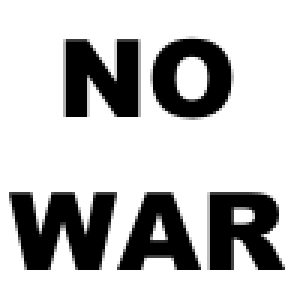
#> input picture esmpy/datasets/toy-problem/phase1.png, 100 x 100 px (shown 3 times larger)
$ python server.py
#> lines starting #> are read from the running program, lines starting #| are printed output that depends on the picture
### esmpy/utils.py
""""""

import numpy as np
from scipy.sparse import lil_matrix, block_diag
from scipy.optimize import nnls
from esmpy.conf import SYMBOLS_PERIODIC_TABLE, NUMBER_PERIODIC_TABLE
import json
from hyperspy.misc.material import atomic_to_weight, density_of_mixture
from functools import wraps

_qtg_widgets = []
_plt_figures = []


# [69 lines left out: functions create_laplacian_matrix, rescaled_DH, bin_spim, not called in this run]


def number_to_symbol_dict (func) :
    """
    Decorator
    Takes a dict of elements (a.k.a chemical composition) with atomic numbers as keys (e.g. 26 for Fe)
    returns a dict of elements with symbols as keys (e.g. Fe for iron)
    """
    # [20 lines left out: function inner, not called in this run]

    return inner

# [249 lines left out: functions symbol_to_number_dict, symbol_to_number_list, number_to_symbol_list, atomic_to_weight_dict, approx_density, arg_helper and 6 more, not called in this run]

### experiments/server.py
import time
import csv
import os
import os.path
from tracemalloc import start

from sympy import true
start_time = time.time()
from scipy import ndimage
import numpy as np
import matplotlib.pyplot as plt
from esmpy.datasets.base import generate_spim
from esmpy.estimators import SmoothNMF
from esmpy.measures import find_min_angle, find_min_MSE, ordered_mse, ordered_mae, ordered_r2


C = 15
L = 200
P = 100**2
seed = 0

n_poisson = 300 # Average poisson number per pixel (this number will be splitted on the L dimension)

def syntheticG(L=200, C=15, seed=None):

#> called with L = 200, C = 15, seed = 1
    np.random.seed(seed=seed)
    n_el = 45
    n_gauss = np.random.randint(2, 5,[C])
    l = np.arange(0, 1, 1/L)
    mu_gauss = np.random.rand(n_el)
    sigma_gauss = 1/n_el + np.abs(np.random.randn(n_el))/n_el/5

    G = np.zeros([L,C])

    def gauss(x, mu, sigma):
        # return np.exp(-(x-mu)**2/(2*sigma**2)) / (sigma * np.sqrt(2*np.pi))
        return np.exp(-(x-mu)**2/(2*sigma**2))

    for i, c in enumerate(n_gauss):
        inds = np.random.choice(n_el, size=[c] , replace=False)
        for ind in inds:
            w = 0.1+0.9*np.random.rand()
            G[:,i] += w * gauss(l, mu_gauss[ind], sigma_gauss[ind])
    return G

def load_toy_images():
    im1 = plt.imread("../esmpy/datasets/toy-problem/phase1.png")
#> im1 is the input picture: shape (100, 100, 3) float32; min 0, max 1, mean 0.756
    im1 = (1-np.mean(im1, axis=2)) *0.5
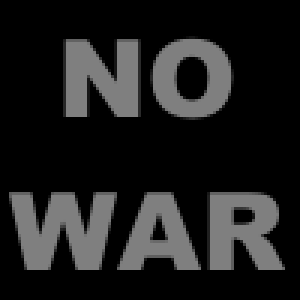
#> im1: shape (100, 100) float32 (shown 3 times larger); min 0, max 0.5, mean 0.122

    im2 = plt.imread("../esmpy/datasets/toy-problem/phase2.png")
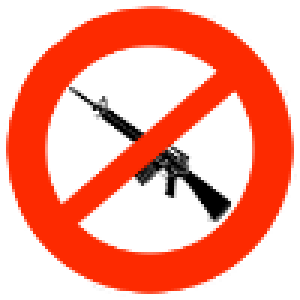
#> input picture esmpy/datasets/toy-problem/phase2.png, 100 x 100 px (shown 3 times larger)
#> im2 is the input picture: shape (100, 100, 3) float32; mean R, G, B 0.966, 0.636, 0.571
    im2 = (1-np.mean(im2, axis=2)) *0.5
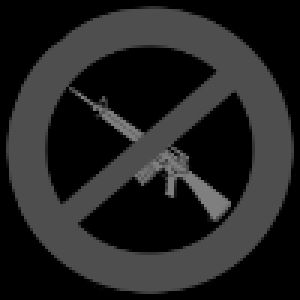
#> im2: shape (100, 100) float32 (shown 3 times larger); min 0, max 0.5, mean 0.138

    im0 = 1 - im1 - im2
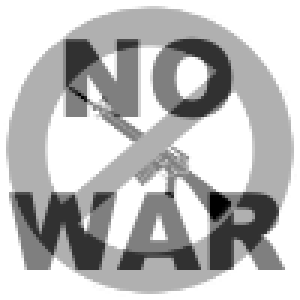
#> im0: shape (100, 100) float32 (shown 3 times larger); min 0, max 1, mean 0.74

    Hdot = np.array([im0, im1, im2])

    return Hdot


def create_toy_problem(L, C, n_poisson, seed=None):
    np.random.seed(seed=seed)
    G = syntheticG(L,C, seed=seed)
    Hdot = load_toy_images()
    K = len(Hdot)
#> K = 3
    Hdotflat = Hdot.reshape(K, -1)
    Wdot = np.abs(np.random.laplace(size=[C, K]))
#> Wdot = 15 rows, first 8: [0.114, 0.496, 1.11], [0.139, 1.88, 0.531], [0.0449, 1.38, 3.04], [1.14, 0.903, 0.148], [0.213, 1.23, 0.614], [0.974, 0.339, 0.711], [0.864, 0.226, 0.689], [0.324, 0.216, 0.526]
    Wdot = Wdot / np.mean(Wdot)/L
#> Wdot = 15 rows, first 8: [0.000691, 0.003, 0.00671], [0.000839, 0.0114, 0.00322], [0.000272, 0.00834, 0.0184], [0.00691, 0.00547, 0.000897], [0.00129, 0.00742, 0.00372], [0.0059, 0.00206, 0.0043], [0.00523, 0.00137, 0.00417], [0.00196, 0.00131, 0.00319]
    Ddot = G @ Wdot
#> Ddot = 200 rows, first 8: [0.0069, 0.00701, 0.0017], [0.00796, 0.00812, 0.00202], [0.00887, 0.00908, 0.00232], [0.00958, 0.00981, 0.00259], [0.01, 0.0102, 0.0028], [0.0101, 0.0103, 0.00296], [0.00994, 0.0101, 0.00307], [0.00948, 0.0096, 0.00312]
    Ydot = Ddot @ Hdotflat

    Y = 1/n_poisson * np.random.poisson(n_poisson * Ydot)
    shape_2d = Hdot.shape[1:]
#> shape_2d = (100, 100)
    return G, Wdot, Ddot, Hdot, Hdotflat, Ydot, Y, shape_2d, K

from matplotlib.widgets import Slider
# [101 lines left out: function plot_results, not called in this run]


np.random.seed(1)
n_poisson = 300 # Average poisson number per pixel (this number will be splitted on the L dimension)
G, Wdot, Ddot, Hdot, Hdotflat, Ydot, Y, shape_2d, K = create_toy_problem(L, C, n_poisson, seed=1)
#> shape_2d = (100, 100); K = 3
#| (200, 100, 100)
l = np.arange(0, 1, 1/L)
# plt.plot(l, G[:,:3])
# plt.title("Spectral response of each elements")
# plt.draw()

pixels_side = 100
a = np.asarray(Y)
np.savetxt("../results/inputX.csv", a, delimiter=",")

a = np.asarray(Ydot)
np.savetxt("../results/inputDotX.csv", a, delimiter=",")
Ximg = Y.reshape((-1, pixels_side,pixels_side))
XimgDot = Ydot.reshape((-1, pixels_side,pixels_side))


num_iterations = 200


def downsample(X,n):
    b = X.shape[2]//n
    return X.reshape(X.shape[0], -1, n, b, n).sum((-1, -3)) /(n*n)

def downsample_vertical(X,n):
#> called with X = array of shape (200, 100, 100), n = 2
    b = X.shape[0]//n
#> b = 100
    return X.reshape( -1, b,  X.shape[1], X.shape[2]).sum((-4)) /(n)


# [4 lines left out: function downsample_flat, not called in this run]

def downsample_flat_vertical(X,n):
    b = X.shape[0]//n
    return X.reshape( -1, b, X.shape[1]).sum((-3)) /(n)
print(Ximg.shape)

print(downsample_vertical(Ximg, 2).shape)
#| (100, 100, 100)

XimgDot = Ydot.reshape((-1, pixels_side,pixels_side))


fig = plt.figure()

X = downsample(Ximg, 1)
Xdot_ = downsample(XimgDot, 1)
plt.plot(X[:,0,0])
plt.plot(Xdot_[:,0,0])
plt.plot()
plt.xlabel('Energy channel [-]')
plt.ylabel('Intensity [-]')
plt.legend(['Measured', 'Ground Truth'])
plt.savefig("../results/df1_spectral.png",bbox_inches='tight')
#> figure, not shown here; curve peaks at x = 39, y = 0.03; curve peaks at x = 39, y = 0.0193


fig = plt.figure()

X = downsample(Ximg,4)
Xdot_ = downsample(XimgDot, 4)
plt.plot(X[:,0,0],  label='Sine')
plt.plot(Xdot_[:,0,0],label='cos')
plt.xlabel('Energy channel [-]')
plt.ylabel('Intensity [-]')
plt.legend(['Measured', 'Ground Truth'])
plt.savefig("../results/df4_spectral.png",bbox_inches='tight')
#> figure, not shown here; curve peaks at x = 41, y = 0.0217; curve peaks at x = 39, y = 0.0193

fig = plt.figure()

X = downsample(Ximg,10)
Xdot_ = downsample(XimgDot, 10)
plt.plot(X[:,0,0])
plt.plot(Xdot_[:,0,0])
plt.xlabel('Energy channel [-]')
plt.ylabel('Intensity [-]')
plt.legend(['Measured', 'Ground Truth'])
plt.savefig("../results/df10_spectral.png",bbox_inches='tight')
#> figure, not shown here; curve peaks at x = 38, y = 0.02; curve peaks at x = 39, y = 0.0193

X = downsample(Ximg,1)
fig = plt.figure()
ax = plt.Axes(fig, [0., 0., 1., 1.])
ax.set_axis_off()
fig.add_axes(ax)
# ax.set_title('Intensities [-]')
ax.imshow(X[0,:,:],  cmap='Greys')
plt.savefig("../results/df1_spatial.png",bbox_inches='tight')
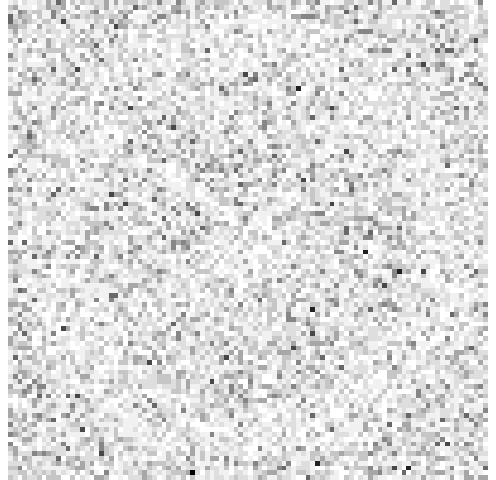
#> figure drawn by matplotlib, 1 panel

X = downsample(Ximg,4)
fig = plt.figure()
ax = plt.Axes(fig, [0., 0., 1., 1.])
ax.set_axis_off()
fig.add_axes(ax)
# ax.set_title('Intensities [-]')
ax.imshow(X[0,:,:],  cmap='Greys')
plt.savefig("../results/df4_spatial.png",bbox_inches='tight')
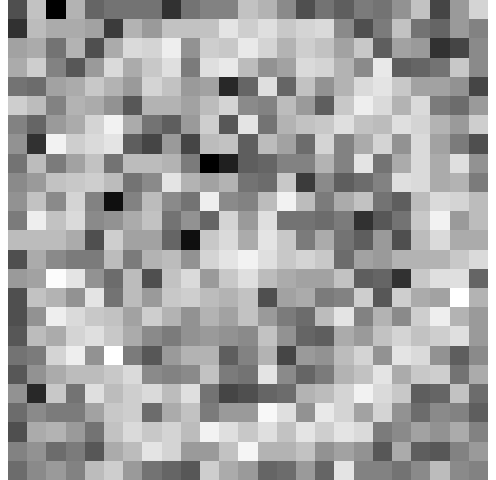
#> figure drawn by matplotlib, 1 panel

X = downsample(Ximg,10)
fig = plt.figure()
ax = plt.Axes(fig, [0., 0., 1., 1.])
ax.set_axis_off()
fig.add_axes(ax)
# ax.set_title('Intensities [-]')
ax.imshow(X[0,:,:],  cmap='Greys')
plt.savefig("../results/df10_spatial.png",bbox_inches='tight')
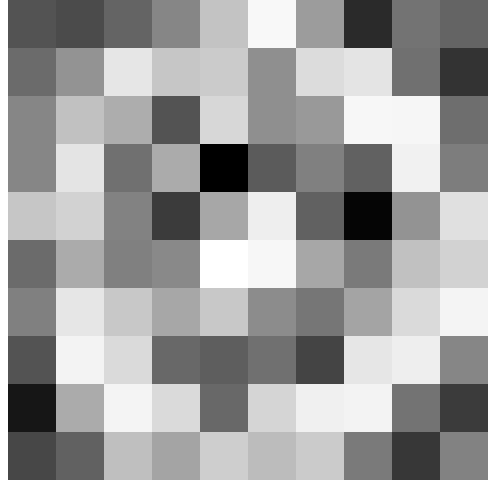
#> figure drawn by matplotlib, 1 panel


# [54 lines left out: function runProblem, not called in this run]


while (True):
    time.sleep(0.1)
#> (the run stopped early here; a loop or call above may not have finished)
